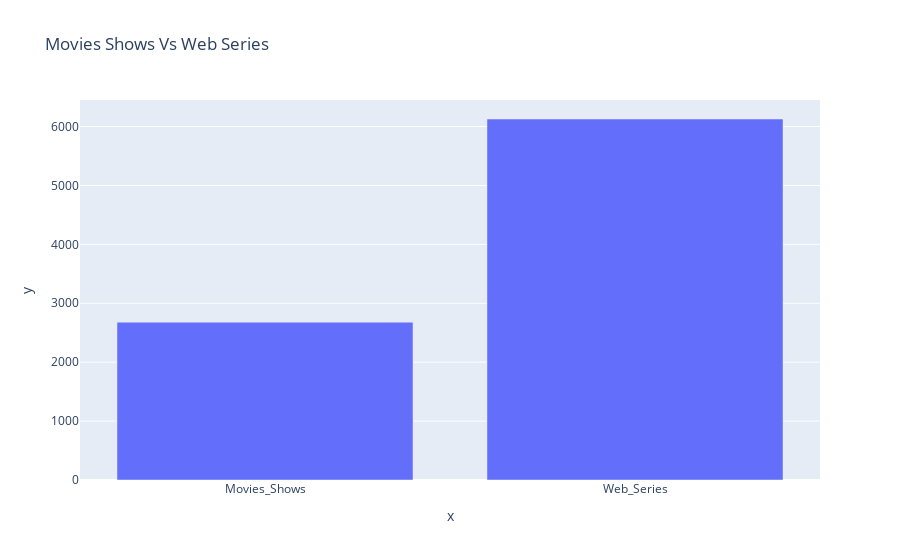

This figure's notebook cell:
### Code cell
fig=px.bar(x=['Movies_Shows','Web_Series'],y=[count_times_movies_shows,count_season_web_series],title='Movies Shows Vs Web Series')
fig.show()

### Figure 1 — Plotly figure (JSON) as saved in the notebook; plotly's stock layout.template omitted (floating-point values rounded to 4 significant figures)
{"data": [{"alignmentgroup": "True", "hovertemplate": "x=%{x}<br>y=%{y}<extra></extra>", "legendgroup": "", "marker": {"color": "#636efa", "pattern": {"shape": ""}}, "name": "", "offsetgroup": "", "orientation": "v", "showlegend": false, "textposition": "auto", "type": "bar", "x": ["Movies_Shows", "Web_Series"], "xaxis": "x", "y": [2679, 6128], "yaxis": "y"}], "layout": {"barmode": "relative", "legend": {"tracegroupgap": 0}, "title": {"text": "Movies Shows Vs Web Series"}, "xaxis": {"anchor": "y", "domain": [0, 1], "title": {"text": "x"}}, "yaxis": {"anchor": "x", "domain": [0, 1], "title": {"text": "y"}}}}
